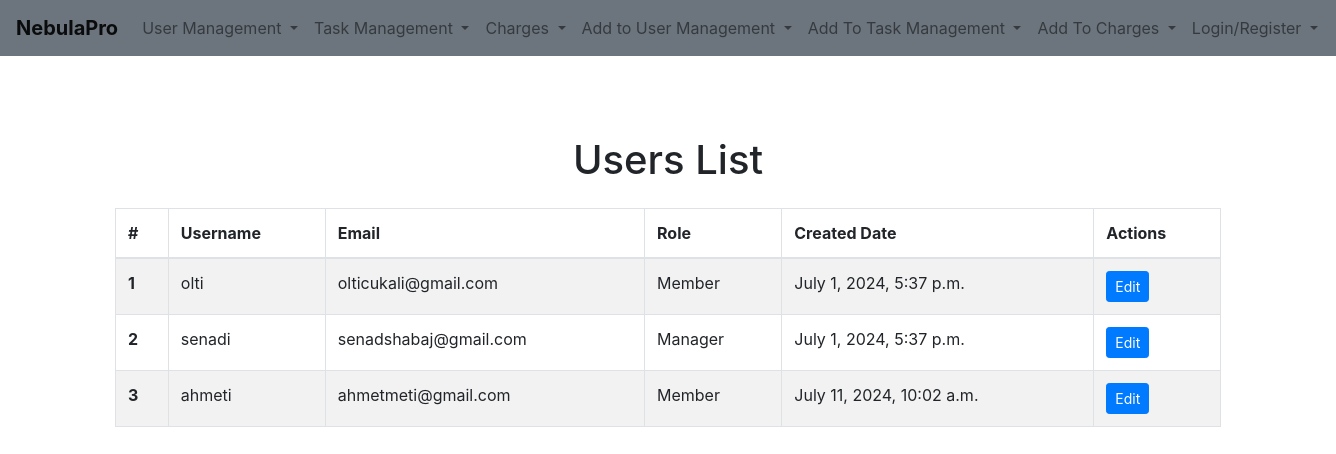
The page /users/users/ on the database its author committed.
### user_management/models.py (models this page shows, shortened)
class User(AbstractUser):
    role = models.ForeignKey(Role, null = True, on_delete=models.SET_NULL)
    created_date = models.DateTimeField(auto_now_add=True)

class Role(models.Model):
    name = models.CharField(max_length=225)
    description = models.TextField()
    created_date = models.DateTimeField(auto_now_add=True)

### user_management/views.py (the view)
# urls.py: path('users/', UsersListView.as_view(), name='users-list'),
class UsersListView(ListView):
    model = User
    template_name = 'lists/users_list.html'
    context_object_name = 'users'

### user_management/templates/lists/users_list.html (shortened to what this page needs)
{% extends 'base.html' %}
{% load static %}
{% block extra_css %}
<link rel="stylesheet" href="{% static 'css/user_management/users-list.css' %}">
{% endblock %}
{% block content %}
    <div class="container table-container">
        <div class="table-responsive">
            <h1 class="text-center mb-4">Users List</h1>
            <table class="table table-bordered table-striped">
                <thead>
                    <tr>
                        <th scope="col">#</th>
                        <th scope="col">Username</th>
                        <th scope="col">Email</th>
                        <th scope="col">Role</th>
                        <th scope="col">Created Date</th>
                        <th scope="col">Actions</th>
                    </tr>
                </thead>
                <tbody>
                    {% for user in users %}
                    <tr class="{% cycle 'table-striped-row-grey' 'table-striped-row-white' %}">
                        <th scope="row">{{ forloop.counter }}</th>
                        <td>{{ user.username }}</td>
                        <td>{{ user.email }}</td>
                        <td>{{ user.role.name }}</td>
                        <td>{{ user.created_date }}</td>
                        <td>
                            <a href="{% url 'edit_user' user.pk %}" class="btn btn-sm btn-primary">Edit</a>
                        </td>
                    </tr>
                    {% endfor %}
                </tbody>
            </table>
        </div>
    </div>
{% endblock %}

### static/css/user_management/users-list.css (style rules this page uses)
.table-container { overflow-x: auto; }
h1 { margin-top: 30px; }

### rows shown on the page
User: username "olti", email "olticukali@gmail.com", role.name "Member", created_date "July 1, 2024, 5:37 p.m."
User: username "senadi", email "senadshabaj@gmail.com", role.name "Manager", created_date "July 1, 2024, 5:37 p.m."
User: username "ahmeti", email "ahmetmeti@gmail.com", role.name "Member", created_date "July 11, 2024, 10:02 a.m."
